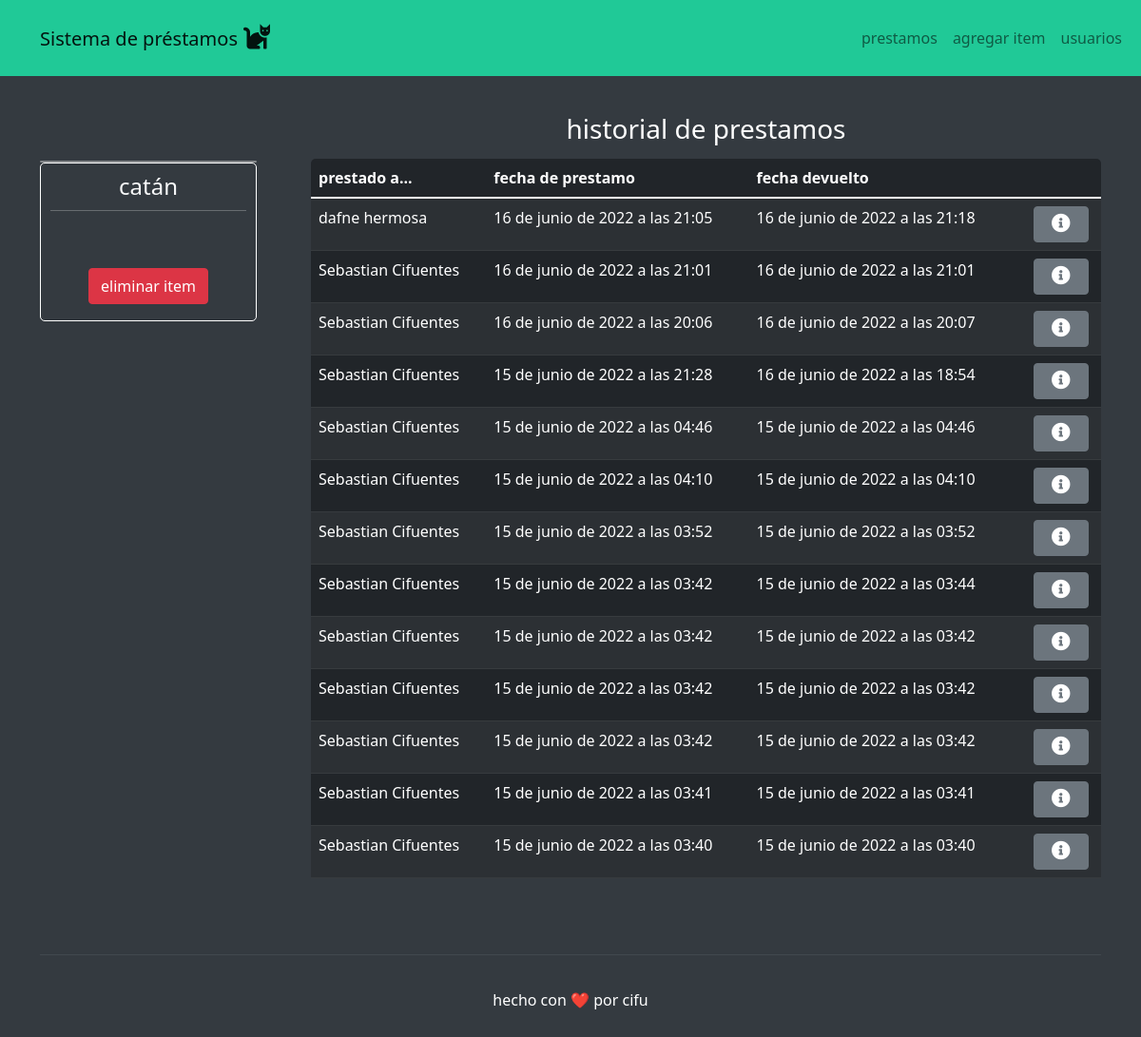
/1/, run on the app's committed database.
### items/models.py (models this page shows, shortened)
class item(models.Model):
    nombre = models.CharField(max_length=50)
    codigo = models.CharField(max_length=50, blank=True)
    categoria = models.ForeignKey(categoria, on_delete=models.CASCADE)
    description = models.CharField(max_length=250, blank=True)
    disponible = models.BooleanField()
    def __str__(self):
        return self.nombre

class prestamo(models.Model):
    usuario = models.ForeignKey(usuario, on_delete=models.CASCADE)
    item = models.ForeignKey(item, on_delete=models.CASCADE)
    fecha_prestamo = models.DateTimeField('fecha prestamo', null=True, blank=True)
    fecha_devuelto = models.DateTimeField('fecha devuelto', null=True, blank=True)
    devuelto = models.BooleanField(default=False)

class usuario(models.Model):
    nombre = models.CharField(max_length=150)
    rol = models.CharField(max_length=15, blank=True)
    rut = models.CharField(max_length=15, blank=True)
    correo = models.CharField(max_length=150, blank=True)
    def __str__(self):
        return self.nombre

### items/views.py (the view)
# urls.py: path('<int:id>/', views.item_, name='item_'),
def item_(request, id):
    print("request de item")
    item_ = get_object_or_404(item, pk=id)
    prestamos = prestamo.objects.filter(item=item_).order_by("-fecha_prestamo")
    return(render(request, 'item.html', {'item':item_, 'prestamos':prestamos}))

### items/templates/item.html (shortened to what this page needs)
{% extends 'base.html' %}
{% block content %}
<div class="container" style="padding-top: 39px;">
    <div class="row">
        <div class="col-auto col-md-3" style="margin-top: 50px;padding-right: 45px;">
            <div class="card" style="background: rgba(255,255,255,0.5);"></div>
            <form
                style="border-radius: 5px;padding-top: 10px;padding-right: 10px;padding-bottom: 10px;padding-left: 10px;border: 1px solid var(--bs-body-bg);border-top-style: solid;">
                <h1 class="fs-4 text-center" style="color: var(--bs-gray-100);">{{ item }}</h1>
                <hr
                    style="background: var(--bs-body-bg);border-width: 1px;border-color: var(--bs-body-bg);color: var(--bs-body-bg);margin-top: 10px;margin-bottom: 10px;" />
                <div class="d-flex d-md-flex d-lg-flex justify-content-end justify-content-md-end align-items-md-center justify-content-lg-end justify-content-xl-center"
                    style="margin-top: 60px;padding-bottom: 7px;"><button class="btn btn-danger" type="button">eliminar
                        item</button></div>
            </form>
        </div>
        <div class="col-md-9">
            <div class="text-center" style="margin-top: 0px;margin-bottom: 14px;">
                <h3 style="color: var(--bs-body-bg);">historial de prestamos</h3>
            </div>
            <div class="table-responsive" style="border-radius: 5px;border: 1px none var(--bs-body-bg);">
                <table class="table table-striped table-dark">
                    <thead>
                        <tr>
                            <th>prestado a...</th>
                            <th>fecha de prestamo</th>
                            <th>fecha devuelto</th>
                            <th></th>
                        </tr>
                    </thead>
                    <tbody>
                        {% for prestamo in prestamos %}
                        <tr>
                            <td>{{prestamo.usuario}}</td>
                            <td>{{prestamo.fecha_prestamo}}</td>
                            {% if prestamo.fecha_devuelto %}
                            <td>{{prestamo.fecha_devuelto}}</td>
                            {% else %}
                            <td> </td>
                            {% endif %}
                            <td class="d-lg-flex justify-content-lg-center"><button class="btn btn-secondary"
                                    type="button"
                                    style="text-align: center;padding-left: 18px;padding-right: 18px;margin-left: 10px;"><i
                                        class="fas fa-info-circle fs-5"></i></button></td>
                        </tr>
                        {% endfor %}
                    </tbody>
                </table>
            </div>
        </div>
    </div>
</div>
{% endblock %}

### static/css/Profile-Edit-Form-1.css (style rules this page uses)
hr { height: 2px; }

### static/css/Profile-Edit-Form.css (style rules this page uses)
hr { height: 2px; }

### data on the page
item: nombre "catán"
prestamo: usuario "dafne hermosa", fecha_prestamo "16 de junio de 2022 a las 21:05", fecha_devuelto "16 de junio de 2022 a las 21:18"
prestamo: usuario "Sebastian Cifuentes", fecha_prestamo "16 de junio de 2022 a las 21:01", fecha_devuelto "16 de junio de 2022 a las 21:01"
prestamo: usuario "Sebastian Cifuentes", fecha_prestamo "16 de junio de 2022 a las 20:06", fecha_devuelto "16 de junio de 2022 a las 20:07"
prestamo: usuario "Sebastian Cifuentes", fecha_prestamo "15 de junio de 2022 a las 21:28", fecha_devuelto "16 de junio de 2022 a las 18:54"
prestamo: usuario "Sebastian Cifuentes", fecha_prestamo "15 de junio de 2022 a las 04:46", fecha_devuelto "15 de junio de 2022 a las 04:46"
prestamo: usuario "Sebastian Cifuentes", fecha_prestamo "15 de junio de 2022 a las 04:10", fecha_devuelto "15 de junio de 2022 a las 04:10"
prestamo: usuario "Sebastian Cifuentes", fecha_prestamo "15 de junio de 2022 a las 03:52", fecha_devuelto "15 de junio de 2022 a las 03:52"
prestamo: usuario "Sebastian Cifuentes", fecha_prestamo "15 de junio de 2022 a las 03:42", fecha_devuelto "15 de junio de 2022 a las 03:44"
prestamo: usuario "Sebastian Cifuentes", fecha_prestamo "15 de junio de 2022 a las 03:42", fecha_devuelto "15 de junio de 2022 a las 03:42"
prestamo: usuario "Sebastian Cifuentes", fecha_prestamo "15 de junio de 2022 a las 03:42", fecha_devuelto "15 de junio de 2022 a las 03:42"
prestamo: usuario "Sebastian Cifuentes", fecha_prestamo "15 de junio de 2022 a las 03:42", fecha_devuelto "15 de junio de 2022 a las 03:42"
prestamo: usuario "Sebastian Cifuentes", fecha_prestamo "15 de junio de 2022 a las 03:41", fecha_devuelto "15 de junio de 2022 a las 03:41"
prestamo: usuario "Sebastian Cifuentes", fecha_prestamo "15 de junio de 2022 a las 03:40", fecha_devuelto "15 de junio de 2022 a las 03:40"
